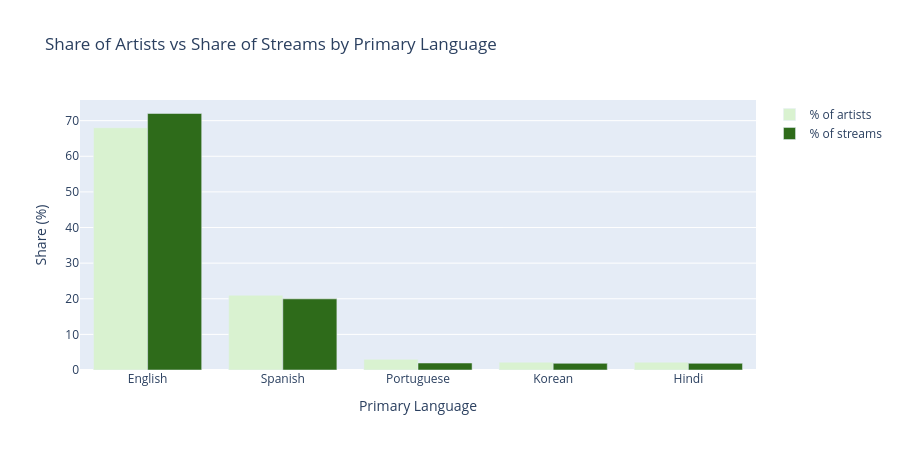

This figure's notebook cell:
### Code cell
fig = go.Figure()
fig.add_bar(x=lang_stats.index, y=lang_stats['% Artists'], name='% of artists', marker_color='#D9F2D0')
fig.add_bar(x=lang_stats.index, y=lang_stats['% Streams'], name='% of streams', marker_color='#2E6B1A')
fig.update_layout(barmode='group', title='Share of Artists vs Share of Streams by Primary Language',
                  xaxis_title='Primary Language', yaxis_title='Share (%)', height=450)
fig.show()

### Figure 1 — Plotly figure (JSON) as saved in the notebook; plotly's stock layout.template omitted (floating-point values rounded to 4 significant figures)
{"data": [{"marker": {"color": "#D9F2D0"}, "name": "% of artists", "type": "bar", "x": ["English", "Spanish", "Portuguese", "Korean", "Hindi"], "y": [68.0, 21.0, 3.0, 2.2, 2.2]}, {"marker": {"color": "#2E6B1A"}, "name": "% of streams", "type": "bar", "x": ["English", "Spanish", "Portuguese", "Korean", "Hindi"], "y": [72.01, 19.97, 1.96, 1.87, 1.87]}], "layout": {"barmode": "group", "height": 450, "title": {"text": "Share of Artists vs Share of Streams by Primary Language"}, "xaxis": {"title": {"text": "Primary Language"}}, "yaxis": {"title": {"text": "Share (%)"}}}}
